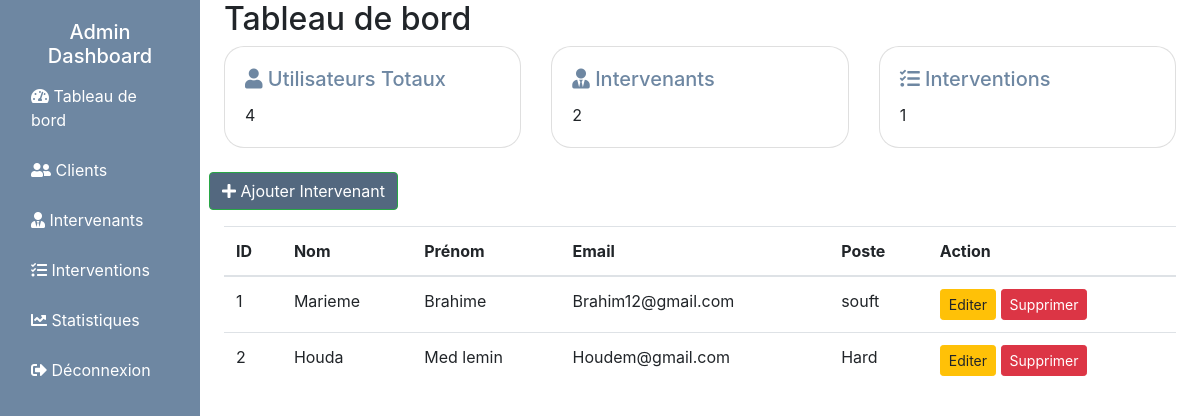
Before: /dashbordIntervenant (signed in) with the older database file.
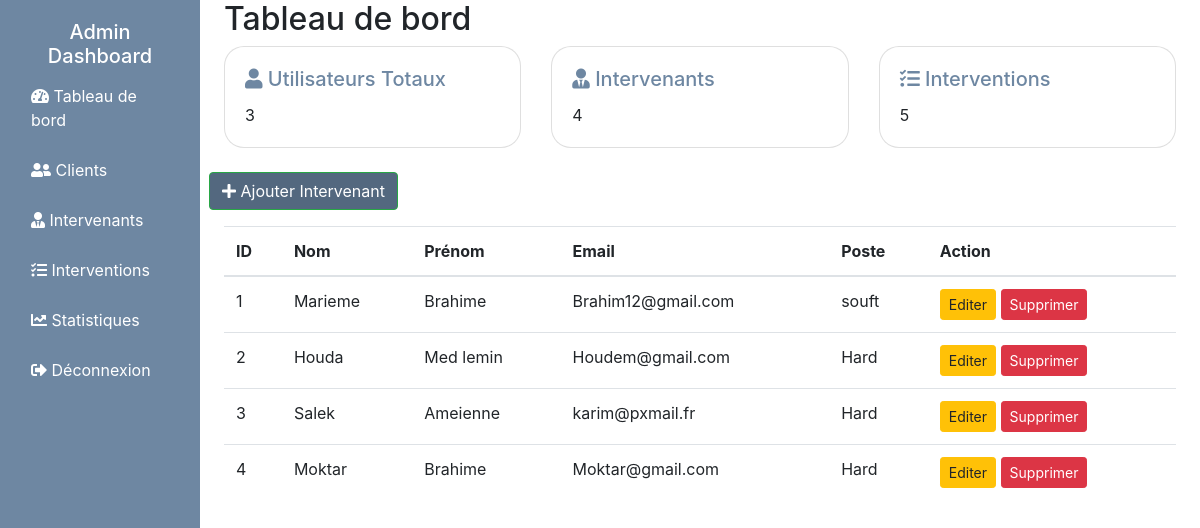
After: the same page with the newer database file.
### app.py (models this page shows, shortened)
class Intervenant(db.Model):
    id = db.Column(db.Integer, primary_key=True)
    nom = db.Column(db.String(50), nullable=False)
    prenom = db.Column(db.String(50), nullable=False)
    poste = db.Column(db.String(50), nullable=False)
    email = db.Column(db.String(100), unique=True, nullable=False)
    password = db.Column(db.String(200), nullable=False)
    interventions = db.relationship('Intervention', backref='intervenant', lazy=True)

### app.py (the view)
@app.route("/dashbordIntervenant")
@login_required
def dashbordIntervenant():
    intervenants = Intervenant.query.all()
    clients = Client.query.all()
    interventions = Intervention.query.all()
    return render_template("dashbordIntervenant.html", intervenants=intervenants, clients=clients, interventions=interventions)

### app.py (called while the page is built)
def login_required(f):
    @wraps(f)
    def decorated_function(*args, **kwargs):
        if 'client_id' not in session and 'admin_id' not in session:
            flash("Vous devez être connecté pour accéder à cette page.", "danger")
            return redirect(url_for('login_client'))
        return f(*args, **kwargs)
    return decorated_function

### templates/dashbordIntervenant.html (shortened to what the changed rows need)
<!DOCTYPE html>
<html lang="fr">
<head>
    <link href="https://stackpath.bootstrapcdn.com/bootstrap/4.5.2/css/bootstrap.min.css" rel="stylesheet">
    <link rel="stylesheet" href="https://cdnjs.cloudflare.com/ajax/libs/font-awesome/5.15.4/css/all.min.css">
</head>
<body>
<div class="container-fluid">
    <div class="row">
        <main role="main" class="col-md-9 ml-sm-auto col-lg-10 px-4">
            <h2>Tableau de bord</h2>
            <div class="row">
                <div class="col-md-4">
                    <div class="card mb-4">
                        <div class="card-body">
                            <h5 class="card-title"><i class="fas fa-user"></i> Utilisateurs Totaux</h5>
                            <p class="card-text">{{ clients|length }}</p>
                        </div>
                    </div>
                </div>
                <div class="col-md-4">
                    <div class="card mb-4">
                        <div class="card-body">
                            <h5 class="card-title"><i class="fas fa-user-tie"></i> Intervenants</h5>
                            <p class="card-text">{{ intervenants|length }}</p>
                        </div>
                    </div>
                </div>
                <div class="col-md-4">
                    <div class="card mb-4">
                        <div class="card-body">
                            <h5 class="card-title"><i class="fas fa-tasks"></i> Interventions</h5>
                            <p class="card-text">{{ interventions|length }}</p>
                        </div>
                    </div>
                </div>
            </div>
            <table class="table">
                <thead>
                    <tr>
                        <th scope="col">ID</th>
                        <th scope="col">Nom</th>
                        <th scope="col">Prénom</th>
                        <th scope="col">Email</th>
                        <th scope="col">Poste</th>
                        <th scope="col">Action</th>
                    </tr>
                </thead>
                <tbody>
                    {% for e in intervenants %}
                    <tr>
                        <td>{{ e.id }}</td>
                        <td>{{ e.nom }}</td>
                        <td>{{ e.prenom }}</td>
                        <td>{{ e.email }}</td>
                        <td>{{ e.poste }}</td>
                        <td>
                            <button type="button" class="btn btn-warning btn-sm" data-toggle="modal" data-target="#editModal{{ e.id }}">
                                Editer
                            </button>
                            <form action="{{ url_for('delete_intervenants', id=e.id) }}" method="POST" style="display:inline;">
                                <button type="submit" class="btn btn-danger btn-sm">Supprimer</button>
                            </form>
                        </td>
                    </tr>
                    {% endfor %}
                </tbody>
            </table>
        </main>
    </div>
</div>
</body>
</html>

Changed rows visible on the page:
added Intervenant: id "3", nom "Salek", prenom "Ameienne", email "karim@pxmail.fr", poste "Hard"
added Intervenant: id "4", nom "Moktar", prenom "Brahime", email "Moktar@gmail.com", poste "Hard"
Other visible differences:
{{ clients|length }}: "4" → "3"
{{ intervenants|length }}: "2" → "4"
{{ interventions|length }}: "1" → "5"
